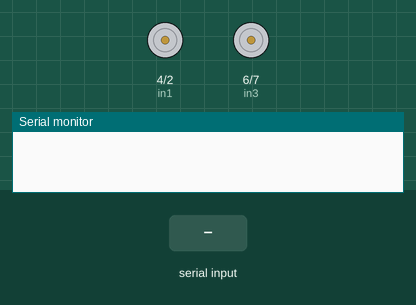
Simulated run of this sketch. Board: Arduino Uno, built with avr-gcc and run on an emulated ATmega328P. Shown: motor-driver pin pairs drawn as motors (green arrow = first pin HIGH = forward, orange = second pin HIGH = backward, longer = more drive, scaled by the enable pin), the last lines printed to the serial monitor. Inputs (shaded band) come from the test bench.

Above: at 1.2 s.
1.3 s: "B" received over Serial
At 2.3 s:
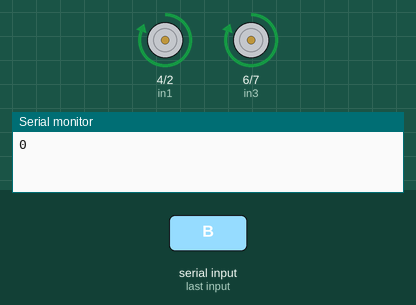
2.8 s: "F" received over Serial
At 3.5 s:
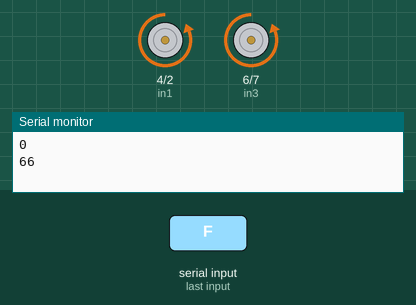
4.3 s: "R" received over Serial
At 4.6 s:
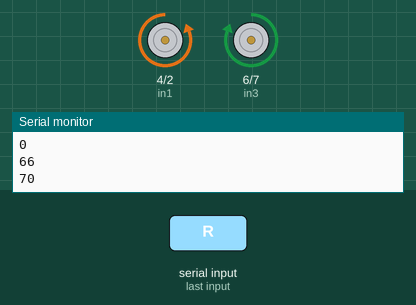
5.8 s: "L" received over Serial
At 7.0 s:
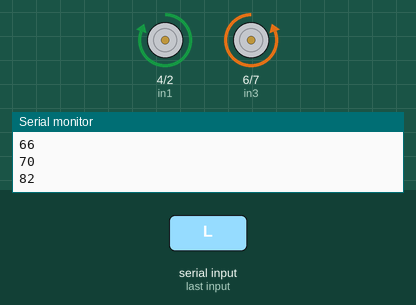
7.3 s: "S" received over Serial
At 8.1 s:
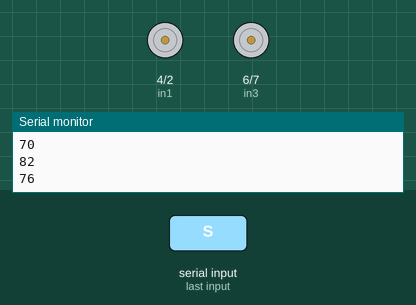
Timing chart, 0 to 9.8 s (numbered marks = the images above; inputs shaded):
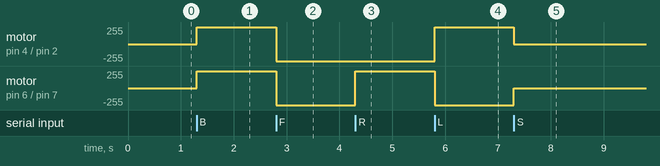

Measured:
- after the input at 1.3 s, motor on pin 4 (in1) / pin 2 (in2), motor on pin 6 (in3) / pin 7 (in4): stopped → forward 255/255 at once
- after the input at 2.8 s, motor on pin 4 (in1) / pin 2 (in2), motor on pin 6 (in3) / pin 7 (in4): forward 255/255 → backward 255/255 at once
- after the input at 4.3 s, motor on pin 6 (in3) / pin 7 (in4): backward 255/255 → forward 255/255 at once
- after the input at 5.8 s, motor on pin 4 (in1) / pin 2 (in2): backward 255/255 → forward 255/255 at once; motor on pin 6 (in3) / pin 7 (in4): forward 255/255 → backward 255/255 at once
- after the input at 7.3 s, motor on pin 4 (in1) / pin 2 (in2): forward 255/255 → stopped at once; motor on pin 6 (in3) / pin 7 (in4): backward 255/255 → stopped at once

The sketch:

car_project.ino
```cpp
int val;

int enA = 3;
int in1 = 4;
int in2 = 2;

int enB = 5;
int in3 = 6;
int in4 = 7;

void setup()
{
  Serial.begin(9600);

  pinMode(enA, OUTPUT);
  pinMode(enB, OUTPUT);
  pinMode(in1, OUTPUT);
  pinMode(in2, OUTPUT);
  pinMode(in3, OUTPUT);
  pinMode(in4, OUTPUT);
}
void loop()
{

  if (Serial.available())
  {
      Serial.println(val);
      val = Serial.read();
        if (val == 66)
        {
            digitalWrite(in2, LOW);
            digitalWrite(in1, HIGH);
            analogWrite(enA, 255);
            digitalWrite(in4, LOW);
            digitalWrite(in3, HIGH);
            analogWrite(enB, 255);
        }
         if ( val == 70)
           {
            digitalWrite(in1, LOW);
            digitalWrite(in2, HIGH);
            analogWrite(enA, 255);
            digitalWrite(in3, LOW);
            digitalWrite(in4, HIGH);
            analogWrite(enB, 255);
          }
         if(val == 82){
            digitalWrite(in1, LOW);
            digitalWrite(in2, HIGH);
            analogWrite(enA, 255);
            digitalWrite(in3, HIGH);
            digitalWrite(in4, LOW);
            analogWrite(enB, 255);
          }
           if(val == 76){
            digitalWrite(in1, HIGH);
            digitalWrite(in2, LOW);
            analogWrite(enA, 255);
             digitalWrite(in3, LOW);
            digitalWrite(in4, HIGH);
            analogWrite(enB, 255);
            }
            if (val == 83){
                digitalWrite(in1, HIGH);
                digitalWrite(in2, LOW);
                analogWrite(enA, 0);
                digitalWrite(in3, LOW);
                digitalWrite(in4, HIGH);
                analogWrite(enB, 0);
              }

  }
}
```
